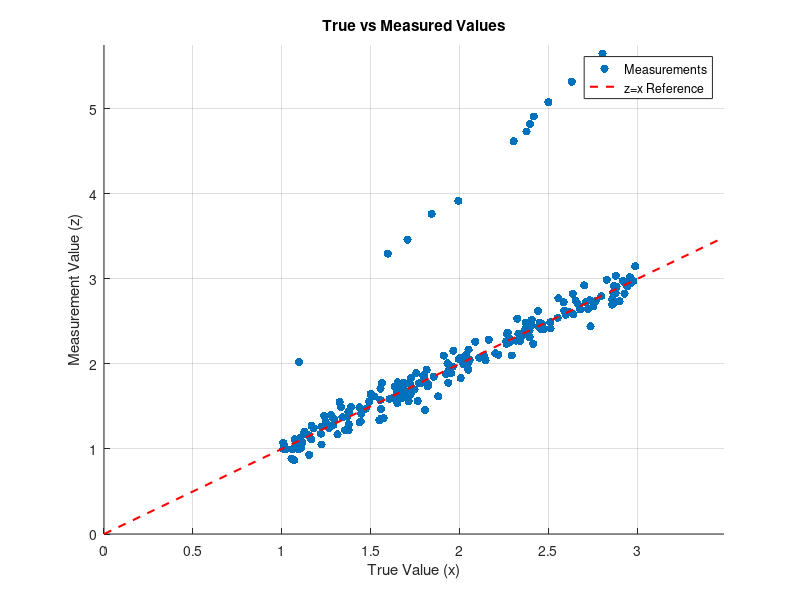
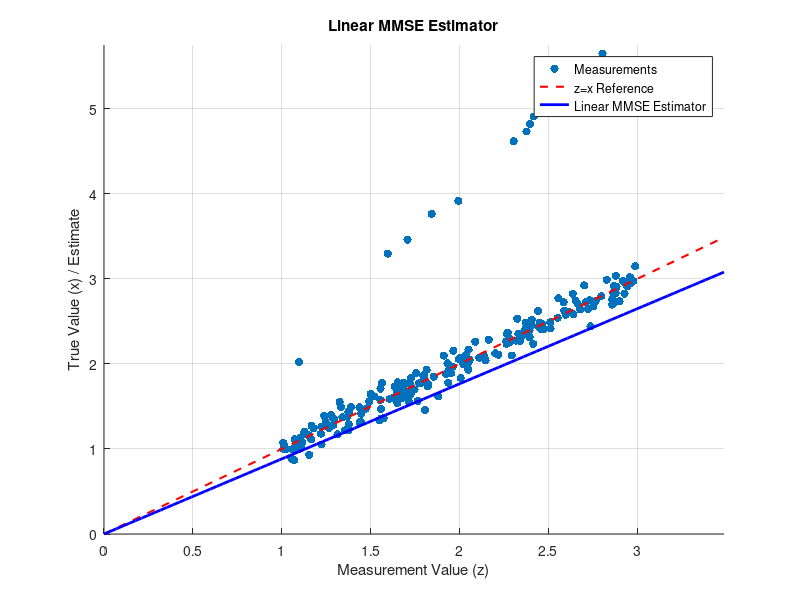
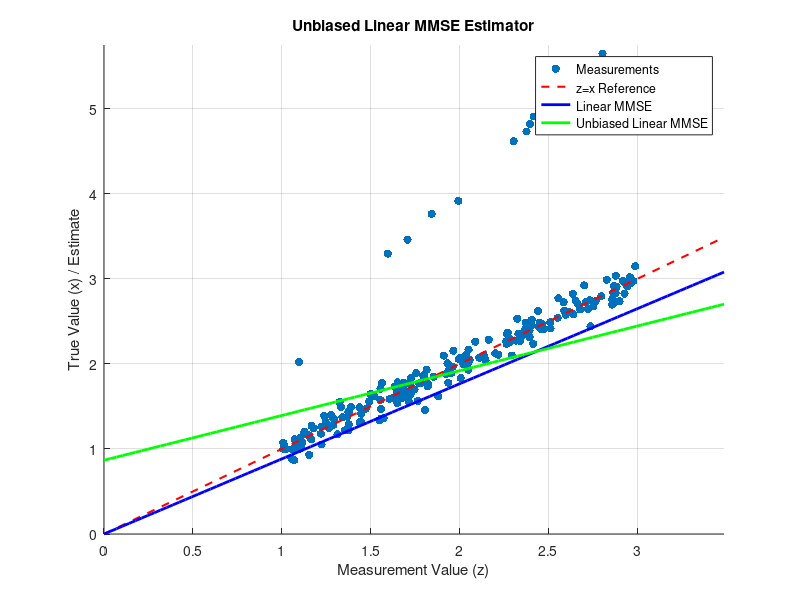

MATLAB code for these plots, in order: (Note: this script raises an error after producing the figures.)
clc; clear; close all
data = load("depthgauge_data_set1.mat");

%% Q1
figure("Name","Q1")
scatter(data.x1, data.z1, 'filled')
hold on

x_max = max(data.x1)+0.5;
x_line = [0, x_max];
plot(x_line, x_line, 'r--', 'LineWidth', 1.5)

xlim([0, x_max])
ylim([0, max(data.z1)+0.1])  
xlabel('True Value (x)')
ylabel('Measurement Value (z)')
title('True vs Measured Values')
legend('Measurements', 'z=x Reference', 'Location', 'best')
grid on
hold off

%% Q2

M_xz = mean(data.x1 .* data.z1);  % Estimate of E[xz]
M_zz = mean(data.z1.^2);          % Estimate of E[z^2]


% From MMSE slide: alpha = E[xz] / E[z^2]
alpha = M_xz / M_zz;

fprintf('Linear MMSE Estimator Parameters:\n');
fprintf('alpha = %.4f\n', alpha);
fprintf('Estimator: x_hat_lMMSE(z) = %.4f * z\n\n', alpha);

figure("Name","Q2")

scatter(data.x1, data.z1, 'filled')
hold on
plot(x_line, x_line, 'r--', 'LineWidth', 1.5)

% Add linear MMSE estimator
z_line = linspace(0, x_max, 100);
x_hat_lMMSE = alpha * z_line;
plot(z_line, x_hat_lMMSE, 'b-', 'LineWidth', 2)

xlim([0, x_max])
ylim([0, max(data.z1)+0.1])  
xlabel('Measurement Value (z)')
ylabel('True Value (x) / Estimate')
title('Linear MMSE Estimator')
legend('Measurements', 'z=x Reference', 'Linear MMSE Estimator', 'Location', 'best')
grid on
hold off

%% Q3

M_x = mean(data.x1);              % Estimate of E[x]
M_z = mean(data.z1);              % Estimate of E[z]
Cov_xz = cov(data.x1, data.z1);   % Covariance matrix
Cov_xz_val = Cov_xz(1,2);         % Cov[x,z]
Var_z = var(data.z1);             % Var[z]

% Calculate alpha_opt and beta_opt using formulas from your image
alpha_opt = Cov_xz_val / Var_z;
beta_opt = M_x - alpha_opt * M_z;

fprintf('Unbiased Linear MMSE Estimator Parameters:\n');
fprintf('alpha_opt = %.4f\n', alpha_opt);
fprintf('beta_opt  = %.4f\n', beta_opt);
fprintf('Estimator: x_hat_ulMMSE(z) = %.4f * z + %.4f\n\n', alpha_opt, beta_opt);

figure("Name","Q3")
scatter(data.x1, data.z1, 'filled')
hold on
plot(x_line, x_line, 'r--', 'LineWidth', 1.5)

% Add both estimators for comparison
plot(z_line, alpha * z_line, 'b-', 'LineWidth', 2)
x_hat_ulMMSE = alpha_opt * z_line + beta_opt;
plot(z_line, x_hat_ulMMSE, 'g-', 'LineWidth', 2)

xlim([0, x_max])
ylim([0, max(data.z1)+0.1])  
xlabel('Measurement Value (z)')
ylabel('True Value (x) / Estimate')
title('Unbiased Linear MMSE Estimator')
legend('Measurements', 'z=x Reference', 'Linear MMSE', 'Unbiased Linear MMSE', 'Location', 'best')
grid on
hold off

%% Performance Evaluation on Dataset 1 (Training Set)
fprintf('=== Performance on Dataset 1 (Training Set) ===\n\n');

% Apply linear MMSE estimator 
x_hat_lMMSE_set1 = estimator_lMMSE(data.z1, alpha);

error_lMMSE_set1 = data.x1 - x_hat_lMMSE_set1;

bias_lMMSE_set1 = mean(error_lMMSE_set1);
variance_lMMSE_set1 = var(error_lMMSE_set1);
MSE_lMMSE_set1 = mean(error_lMMSE_set1.^2);

fprintf('Linear MMSE Estimator on Dataset 1:\n');
fprintf('Bias (mean of errors):     %.6f\n', bias_lMMSE_set1);
fprintf('Variance of errors:        %.6f\n', variance_lMMSE_set1);
fprintf('MSE:                       %.6f\n\n', MSE_lMMSE_set1);

% Apply unbiased linear MMSE estimator 
x_hat_ulMMSE_set1 = estimator_ulMMSE(data.z1, alpha_opt, beta_opt);

% Calculate estimation errors for unbiased linear MMSE
error_ulMMSE_set1 = data.x1 - x_hat_ulMMSE_set1;

% Calculate bias, variance, and MSE
bias_ulMMSE_set1 = mean(error_ulMMSE_set1);
variance_ulMMSE_set1 = var(error_ulMMSE_set1);
MSE_ulMMSE_set1 = mean(error_ulMMSE_set1.^2);

fprintf('Unbiased Linear MMSE Estimator on Dataset 1:\n');
fprintf('Bias (mean of errors):     %.6f\n', bias_ulMMSE_set1);
fprintf('Variance of errors:        %.6f\n', variance_ulMMSE_set1);
fprintf('MSE:                       %.6f\n\n', MSE_ulMMSE_set1);

fprintf('Dataset 1 Comparison:\n');
fprintf('Linear MMSE:     Bias = %.6f, Variance = %.6f, MSE = %.6f\n', ...
    bias_lMMSE_set1, variance_lMMSE_set1, MSE_lMMSE_set1);
fprintf('Unbiased LMMSE:  Bias = %.6f, Variance = %.6f, MSE = %.6f\n\n', ...
    bias_ulMMSE_set1, variance_ulMMSE_set1, MSE_ulMMSE_set1);

%% Estimator Functions
function x_hat = estimator_lMMSE(z, alpha)
    x_hat = alpha * z;
end

function x_hat = estimator_ulMMSE(z, alpha_opt, beta_opt)
    x_hat = alpha_opt * z + beta_opt;
end

%% Q4
data2 = load("depthgauge_data_set2.mat");

% Apply linear MMSE estimator
x_hat_lMMSE_set2 = estimator_lMMSE(data2.z2, alpha);

error_lMMSE = data2.x2 - x_hat_lMMSE_set2;

bias_lMMSE = mean(error_lMMSE);
variance_lMMSE = var(error_lMMSE);
MSE_lMMSE = mean(error_lMMSE.^2);

fprintf('Q4: Linear MMSE Estimator Performance on Dataset 2:\n');
fprintf('Bias (mean of errors):     %.6f\n', bias_lMMSE);
fprintf('Variance of errors:        %.6f\n', variance_lMMSE);
fprintf('MSE:                       %.6f\n\n', MSE_lMMSE);

%% Q5

% Apply unbiased linear MMSE estimator
x_hat_ulMMSE_set2 = estimator_ulMMSE(data2.z2, alpha_opt, beta_opt);

error_ulMMSE = data2.x2 - x_hat_ulMMSE_set2;

bias_ulMMSE = mean(error_ulMMSE);
variance_ulMMSE = var(error_ulMMSE);
MSE_ulMMSE = mean(error_ulMMSE.^2);

fprintf('Q5: Unbiased Linear MMSE Estimator Performance on Dataset 2:\n');
fprintf('Bias (mean of errors):     %.6f\n', bias_ulMMSE);
fprintf('Variance of errors:        %.6f\n', variance_ulMMSE);
fprintf('MSE:                       %.6f\n\n', MSE_ulMMSE);

%% Comparison
fprintf('Performance Comparison:\n');
fprintf('Linear MMSE:     Bias = %.6f, Variance = %.6f, MSE = %.6f\n', ...
    bias_lMMSE, variance_lMMSE, MSE_lMMSE);
fprintf('Unbiased LMMSE:  Bias = %.6f, Variance = %.6f, MSE = %.6f\n', ...
    bias_ulMMSE, variance_ulMMSE, MSE_ulMMSE);

%% Plot
figure("Name","Q4 & Q5")
scatter(data.x1, data.z1, 'filled')
hold on
scatter(data2.x2, data2.z2, 'filled')

plot(x_line, x_line, 'r--', 'LineWidth', 1.5)

% Add both estimators for comparison
plot(z_line, alpha * z_line, 'b-', 'LineWidth', 2)
x_hat_ulMMSE = alpha_opt * z_line + beta_opt;
plot(z_line, x_hat_ulMMSE, 'g-', 'LineWidth', 2)

xlim([0, x_max])
ylim([0, max(data.z1)+0.1])  
xlabel('Measurement Value (z)')
ylabel('True Value (x) / Estimate')
title('Unbiased Linear MMSE Estimator')
legend('Measurements', 'z=x Reference', 'Linear MMSE', 'Unbiased Linear MMSE', 'Location', 'best')
grid on
hold off